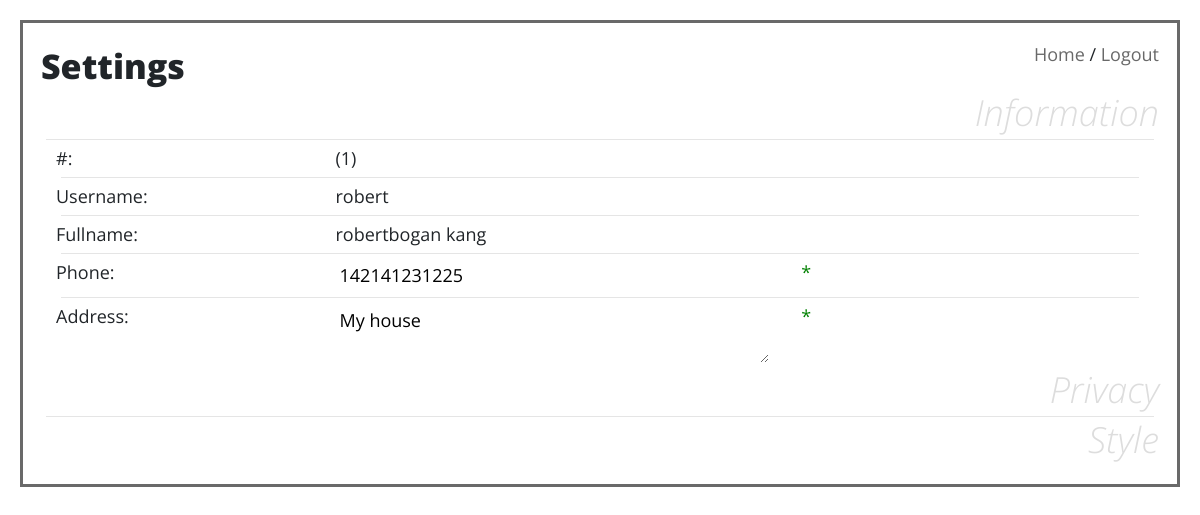
/studentClassroom/settingStudent.php (signed in), run on an earlier commit of the app's database.
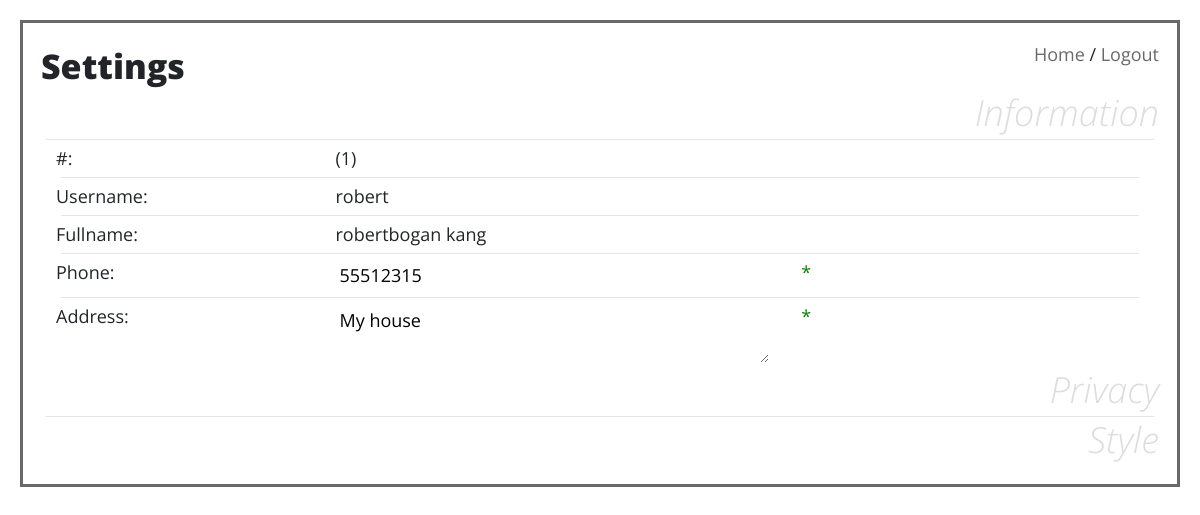
And on a later commit of the database.
### tables this page shows
CREATE TABLE `student` (
  `id` int(11) NOT NULL AUTO_INCREMENT,
  `username` varchar(45) NOT NULL,
  `email` varchar(45) NOT NULL,
  `password` varchar(45) NOT NULL,
  `fname` varchar(45) NOT NULL,
  `lname` varchar(45) NOT NULL,
  `phone` varchar(45) DEFAULT NULL,
  `address` varchar(256) DEFAULT NULL,
  `status` int(1) NOT NULL,
  PRIMARY KEY (`id`)
);

### src/inc/updateInfo_inc.php (called while the page is built, shortened)
<?php
$phone = $phoneErr = $address = $addressErr = $office = $officeErr = "";
try {
    if (!isset($q)) {
        include "../inc/connect_inc.php";
        $username = $_COOKIE['username'];
        if ($type == 1) {
            $p = mysqli_query($db, "SELECT * FROM student WHERE BINARY username ='$username';");
        } else {
            $p = mysqli_query($db, "SELECT * FROM teacher WHERE BINARY username ='$username';");
        }
        $pq = mysqli_fetch_assoc($p);
    }
    $phone = $pq['phone'];
    $address = $pq['address'];
} catch (Exception $e) {
    require_once "../errorPage/errorPageFunc.php";
    $cls = new errorPageFunc();
    $cls->sendErrMsg($e->getMessage());
}

### src/studentClassroom/settingStudent.php (the view, shortened to what this page needs)
<?php include "studentHeaderNoSetting.php"; ?>
<link rel="stylesheet" href="../css/settings.css">
<?php include "../inc/updateInfo_inc.php" ?>
<h1 style="float:left">Settings</h1>
<br><br>
<form action="<?php echo htmlspecialchars($_SERVER['PHP_SELF'] . '?content=' . $_GET['content']) ?>" method="GET"
      id="form0">
    <h2 style="cursor: pointer" onclick="document.getElementById('form0').submit()">Information</h2>
</form>
<hr>
<?php if ($_GET['content'] == 0) { ?>
    <div class="container-fluid">
        <div class="row">
            <div class="col-sm-3 title">
                <span>#:</span>
            </div>
            <div class="col-sm-5">
                (<?php echo $pq['id'] ?>)
            </div>
            <div class="col-sm-4">
            </div>
        </div>
        <hr>
        <div class="row">
            <div class="col-sm-3 title">
                <span>Username:</span>
            </div>
            <div class="col-sm-5">
                <?php echo $pq['username'] ?>
            </div>
            <div class="col-sm-4">
            </div>
        </div>
        <hr>
        <div class="row">
            <div class="col-sm-3 title">
                <span>Fullname:</span></div>
            <div class="col-sm-5">
                <?php echo $pq['fname'] . ' ' . $pq['lname'] ?>
            </div>
            <div class="col-sm-4">
            </div>
        </div>
        <hr>
        <form action="<?php echo htmlspecialchars($_SERVER['PHP_SELF'] . '?content=' . $_GET['content']) ?>" id="form"
              method="post">
            <div class="row">
                <div class="col-sm-3 title">
                    <span>Phone:</span></div>
                <div class="col-sm-5">
                    <input type="text" name="phone" id="phone" value="<?php echo $phone ?>"
                           placeholder="Type your phone number here"
                           onkeyup='keyUpEvent(<?php echo json_encode($pq["phone"]) ?>,"phone","phoneX","form",30)'
                           onblur='submitForm(<?php echo json_encode($pq["phone"]) ?>,"phone","form", <?php echo json_encode($phoneErr) ?>)'>
                </div>
                <div class="col-sm-4">
                    <span class="correct" id="phoneX">* <?php echo $phoneErr ?></span>
                </div>
            </div>
            <hr>
            <div class="row">
                <div class="col-sm-3 title">
                    <span>Address:</span></div>
                <div class="col-sm-5">
                        <textarea placeholder="Please type address here" name="address"
                                  id="address"
                                  onkeyup='keyUpEvent(<?php echo json_encode($pq["address"]) ?>,"address","addressX","form",70)'
                                  onblur='submitForm(<?php echo json_encode($pq["address"]) ?>,"address","form","")'><?php echo $address ?></textarea>
                </div>
                <div class="col-sm-4">
                    <span class="correct" id="addressX">*</span>
                </div>
            </div>
        </form>
    </div>
<?php } ?>
<form action="<?php echo htmlspecialchars($_SERVER['PHP_SELF']) ?>" method="GET" id="form1">
    <h2 style="cursor: pointer" onclick="document.getElementById('form1').submit()">Privacy</h2>
</form>
<hr>
<form action="<?php echo htmlspecialchars($_SERVER['PHP_SELF']) ?>" method="GET" id="form2">
    <h2 style="cursor: pointer" onclick="document.getElementById('form2').submit()">Style</h2>
</form>
<?php include "studentFooter.php"; ?>

### src/studentClassroom/studentHeaderNoSetting.php (shortened to what this page needs)
<!DOCTYPE html>
<html lang="en">
<head>
    <link rel="stylesheet" href="../css/reset.css">
    <link rel="stylesheet" href="https://maxcdn.bootstrapcdn.com/bootstrap/4.0.0-beta.2/css/bootstrap.min.css"
>
    <link rel="stylesheet" href="../css/overall.css">
</head>
<body>
<div class="panel">
    <div class="nav">
        <a href="studentMain.php">Home</a>
        / <a href="../loginSystem/logout.php">Logout</a>
    </div>

### src/studentClassroom/studentFooter.php
</div>
</body>
</html>

### src/css/overall.css (style rules this page uses)
html, html * { font-family: 'Open Sans', sans-serif; -webkit-transition: color 1s, border 1s; -moz-transition: color 1s, border 1s; -ms-transition: color 1s, border 1s; -o-transition: color 1s, border 1s; transition: color 1s, border 1s; }
body { font-size: 18px; }
h1 { font-weight: 900; font-size: 34px; line-height: 150%; }
h2 { font-style: italic; font-weight: 100; font-size: 36px; line-height: 100%; color: #ddd; text-align: right; cursor: default; }
.panel { margin: 20px; padding: 1em; border: 3px dimgray solid; }
.nav { float: right; display: inline-block; }
a, a:visited { color: dimgray; text-decoration: none; }
hr { margin: 5px; }
textarea { overflow-x: hidden; }

### src/css/settings.css (style rules this page uses)
input[type=text], input[type=submit], input[type=password], textarea { width: 100%; background-color: white; alignment: center; color: black; border: white 2px solid; outline: none; display: inline-block; }
.title { font-weight: bold; }
.correct { color: green; }

What changed in the data, as far as the page shows it:
changed student "robert": phone "142141231225" → "55512315"
